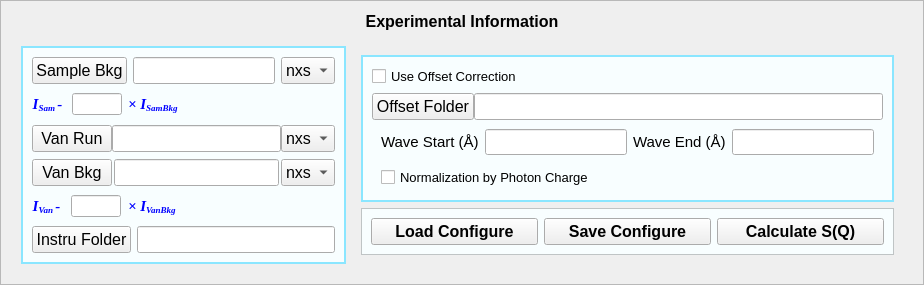
       <widget class="QFrame" name="frame_2">
        <property name="styleSheet">
         <string notr="true">QFrame#frame_2 {
	background-color: rgb(248, 254, 255);
	border: 2px solid rgb(205, 255, 255);
}

QPushButton {
    background-color: none; /* 不设置背景色，使用默认样式 */
}</string>
        </property>
        <property name="frameShape">
         <enum>QFrame::StyledPanel</enum>
        </property>
        <property name="frameShadow">
         <enum>QFrame::Raised</enum>
        </property>
        <layout class="QVBoxLayout" name="verticalLayout_5">
         <item>
          <widget class="QLabel" name="label_10">
           <property name="font">
            <font>
             <family>Arial</family>
             <pointsize>12</pointsize>
             <weight>75</weight>
             <bold>true</bold>
            </font>
           </property>
           <property name="text">
            <string>Experimental Information</string>
           </property>
           <property name="alignment">
            <set>Qt::AlignCenter</set>
           </property>
          </widget>
         </item>
         <item>
          <widget class="QWidget" name="widget_3" native="true">
           <layout class="QHBoxLayout" name="horizontalLayout_5">
            <item>
             <widget class="QFrame" name="frame_7">
              <property name="styleSheet">
               <string notr="true">QFrame#frame_7 {
	background-color: rgb(248, 254, 255);
	border: 2px solid rgb(138, 230, 255);
}

QPushButton {
    background-color: none; /* 不设置背景色，使用默认样式 */
}</string>
              </property>
              <layout class="QVBoxLayout" name="verticalLayout_2">
               <item>
                <layout class="QHBoxLayout" name="horizontalLayout_20">
                 <item>
                  <widget class="QPushButton" name="sambkg_button">
                   <property name="minimumSize">
                    <size>
                     <width>0</width>
                     <height>0</height>
                    </size>
                   </property>
                   <property name="font">
                    <font>
                     <family>Arial</family>
                     <pointsize>12</pointsize>
                    </font>
                   </property>
                   <property name="text">
                    <string>Sample Bkg</string>
                   </property>
                  </widget>
                 </item>
                 <item>
                  <widget class="QLineEdit" name="sambkg_text">
                   <property name="font">
                    <font>
                     <family>Arial</family>
                     <pointsize>12</pointsize>
                    </font>
                   </property>
                   <property name="readOnly">
                    <bool>true</bool>
                   </property>
                  </widget>
                 </item>
                 <item>
                  <widget class="QComboBox" name="sambkg_mode">
                   <property name="maximumSize">
                    <size>
                     <width>70</width>
                     <height>16777215</height>
                    </size>
                   </property>
                   <property name="font">
                    <font>
                     <family>Arial</family>
                     <pointsize>12</pointsize>
                    </font>
                   </property>
                   <item>
                    <property name="text">
                     <string>nxs</string>
                    </property>
                   </item>
                   <item>
                    <property name="text">
                     <string>dat</string>
                    </property>
                   </item>
                  </widget>
                 </item>
                </layout>
               </item>
               <item>
                <layout class="QHBoxLayout" name="horizontalLayout_4">
                 <item>
                  <widget class="QLabel" name="label_20">
                   <property name="sizePolicy">
                    <sizepolicy hsizetype="Fixed" vsizetype="Preferred">
                     <horstretch>0</horstretch>
                     <verstretch>0</verstretch>
                    </sizepolicy>
                   </property>
                   <property name="font">
                    <font>
                     <family>Times New Roman</family>
                    </font>
                   </property>
                   <property name="text">
                    <string>&lt;html&gt;&lt;head/&gt;&lt;body&gt;&lt;p&gt;&lt;span style=&quot; font-size:11pt; font-weight:600; font-style:italic; color:#0000ff;&quot;&gt;  I&lt;/span&gt;&lt;span style=&quot; font-size:11pt; font-weight:600; font-style:italic; color:#0000ff; vertical-align:sub;&quot;&gt;Sam &lt;/span&gt;&lt;span style=&quot; font-size:11pt; font-weight:600; font-style:italic; color:#0000ff;&quot;&gt;- &lt;/span&gt;&lt;/p&gt;&lt;/body&gt;&lt;/html&gt;</string>
                   </property>
                   <property name="alignment">
                    <set>Qt::AlignRight|Qt::AlignTrailing|Qt::AlignVCenter</set>
                   </property>
                  </widget>
                 </item>
                 <item>
                  <widget class="QLineEdit" name="sam_bkg_text">
                   <property name="minimumSize">
                    <size>
                     <width>50</width>
                     <height>0</height>
                    </size>
                   </property>
                   <property name="maximumSize">
                    <size>
                     <width>50</width>
                     <height>16777215</height>
                    </size>
                   </property>
                  </widget>
                 </item>
                 <item>
                  <widget class="QLabel" name="label_26">
                   <property name="sizePolicy">
                    <sizepolicy hsizetype="Minimum" vsizetype="Preferred">
                     <horstretch>0</horstretch>
                     <verstretch>0</verstretch>
                    </sizepolicy>
                   </property>
                   <property name="font">
                    <font>
                     <family>Times New Roman</family>
                    </font>
                   </property>
                   <property name="text">
                    <string>&lt;html&gt;&lt;head/&gt;&lt;body&gt;&lt;p&gt;&lt;span style=&quot; font-size:11pt; font-weight:600; font-style:italic; color:#0000ff;&quot;&gt;× I&lt;/span&gt;&lt;span style=&quot; font-size:11pt; font-weight:600; font-style:italic; color:#0000ff; vertical-align:sub;&quot;&gt;SamBkg&lt;/span&gt;&lt;/p&gt;&lt;/body&gt;&lt;/html&gt;</string>
                   </property>
                  </widget>
                 </item>
                </layout>
               </item>
               <item>
                <widget class="QWidget" name="widget_5" native="true">
                 <layout class="QHBoxLayout" name="horizontalLayout_3">
                  <property name="spacing">
                   <number>0</number>
                  </property>
                  <property name="leftMargin">
                   <number>0</number>
                  </property>
                  <property name="topMargin">
                   <number>0</number>
                  </property>
                  <property name="rightMargin">
                   <number>0</number>
                  </property>
                  <property name="bottomMargin">
                   <number>0</number>
                  </property>
                  <item>
                   <widget class="QPushButton" name="pdf_vanrun_button">
                    <property name="minimumSize">
                     <size>
                      <width>0</width>
                      <height>0</height>
                     </size>
                    </property>
                    <property name="maximumSize">
                     <size>
                      <width>16777215</width>
                      <height>16777215</height>
                     </size>
                    </property>
                    <property name="font">
                     <font>
                      <family>Arial</family>
                      <pointsize>12</pointsize>
                     </font>
                    </property>
                    <property name="text">
                     <string>Van Run</string>
                    </property>
                   </widget>
                  </item>
                  <item>
                   <widget class="QLineEdit" name="pdf_vanrun_text">
                    <property name="font">
                     <font>
                      <family>Arial</family>
                      <pointsize>12</pointsize>
                     </font>
                    </property>
                    <property name="readOnly">
                     <bool>true</bool>
                    </property>
                   </widget>
                  </item>
                  <item>
                   <widget class="QComboBox" name="van_run_mode">
                    <property name="maximumSize">
                     <size>
                      <width>70</width>
                      <height>16777215</height>
                     </size>
                    </property>
                    <property name="font">
                     <font>
                      <family>Arial</family>
                      <pointsize>12</pointsize>
                     </font>
                    </property>
                    <item>
                     <property name="text">
                      <string>nxs</string>
                     </property>
                    </item>
                    <item>
                     <property name="text">
                      <string>dat</string>
                     </property>
                    </item>
                   </widget>
                  </item>
                 </layout>
                </widget>
               </item>
               <item>
                <layout class="QHBoxLayout" name="horizontalLayout">
                 <property name="spacing">
                  <number>2</number>
                 </property>
                 <item>
                  <widget class="QPushButton" name="vanbkg_button">
                   <property name="minimumSize">
                    <size>
                     <width>0</width>
                     <height>0</height>
                    </size>
                   </property>
                   <property name="font">
                    <font>
                     <family>Arial</family>
                     <pointsize>12</pointsize>
                    </font>
                   </property>
                   <property name="text">
                    <string>Van Bkg</string>
                   </property>
                  </widget>
                 </item>
                 <item>
                  <widget class="QLineEdit" name="vanbkg_text">
                   <property name="font">
                    <font>
                     <family>Arial</family>
                     <pointsize>12</pointsize>
                    </font>
                   </property>
                   <property name="readOnly">
                    <bool>true</bool>
                   </property>
                  </widget>
                 </item>
                 <item>
                  <widget class="QComboBox" name="vanbkg_mode">
                   <property name="maximumSize">
                    <size>
                     <width>70</width>
                     <height>16777215</height>
                    </size>
                   </property>
                   <property name="font">
                    <font>
                     <family>Arial</family>
                     <pointsize>12</pointsize>
                    </font>
                   </property>
                   <item>
                    <property name="text">
                     <string>nxs</string>
                    </property>
                   </item>
                   <item>
                    <property name="text">
                     <string>dat</string>
                    </property>
                   </item>
                  </widget>
                 </item>
                </layout>
               </item>
               <item>
                <layout class="QHBoxLayout" name="horizontalLayout_19" stretch="2,2,2">
                 <property name="spacing">
                  <number>7</number>
                 </property>
                 <item>
                  <widget class="QLabel" name="label_17">
                   <property name="sizePolicy">
                    <sizepolicy hsizetype="Fixed" vsizetype="Preferred">
                     <horstretch>0</horstretch>
                     <verstretch>0</verstretch>
                    </sizepolicy>
                   </property>
                   <property name="font">
                    <font>
                     <family>Times New Roman</family>
                    </font>
                   </property>
                   <property name="text">
                    <string>&lt;html&gt;&lt;head/&gt;&lt;body&gt;&lt;p&gt;&lt;span style=&quot; font-size:11pt; font-weight:600; font-style:italic; color:#0000ff;&quot;&gt;  I&lt;/span&gt;&lt;span style=&quot; font-size:11pt; font-weight:600; font-style:italic; color:#0000ff; vertical-align:sub;&quot;&gt;Van &lt;/span&gt;&lt;span style=&quot; font-size:11pt; font-weight:600; font-style:italic; color:#0000ff;&quot;&gt;- &lt;/span&gt;&lt;/p&gt;&lt;/body&gt;&lt;/html&gt;</string>
                   </property>
                   <property name="alignment">
                    <set>Qt::AlignRight|Qt::AlignTrailing|Qt::AlignVCenter</set>
                   </property>
                  </widget>
                 </item>
                 <item>
                  <widget class="QLineEdit" name="van_bkg_text">
                   <property name="minimumSize">
                    <size>
                     <width>50</width>
                     <height>0</height>
                    </size>
                   </property>
                   <property name="maximumSize">
                    <size>
                     <width>50</width>
                     <height>16777215</height>
                    </size>
                   </property>
                  </widget>
                 </item>
                 <item>
                  <widget class="QLabel" name="label_27">
                   <property name="font">
                    <font>
                     <family>Times New Roman</family>
                    </font>
                   </property>
                   <property name="text">
                    <string>&lt;html&gt;&lt;head/&gt;&lt;body&gt;&lt;p&gt;&lt;span style=&quot; font-size:11pt; font-weight:600; font-style:italic; color:#0000ff;&quot;&gt;× I&lt;/span&gt;&lt;span style=&quot; font-size:11pt; font-weight:600; font-style:italic; color:#0000ff; vertical-align:sub;&quot;&gt;VanBkg&lt;/span&gt;&lt;/p&gt;&lt;/body&gt;&lt;/html&gt;</string>
                   </property>
                  </widget>
                 </item>
                </layout>
               </item>
               <item>
                <layout class="QHBoxLayout" name="horizontalLayout_18">
                 <item>
                  <widget class="QPushButton" name="pdf_instrupath_button">
                   <property name="minimumSize">
                    <size>
                     <width>0</width>
                     <height>0</height>
                    </size>
                   </property>
                   <property name="font">
                    <font>
                     <family>Arial</family>
                     <pointsize>12</pointsize>
                    </font>
                   </property>
                   <property name="text">
                    <string>Instru Folder</string>
                   </property>
                  </widget>
                 </item>
                 <item>
                  <widget class="QLineEdit" name="pdf_instrupath_text">
                   <property name="font">
                    <font>
                     <family>Arial</family>
                     <pointsize>12</pointsize>
                    </font>
                   </property>
                  </widget>
                 </item>
                </layout>
               </item>
              </layout>
             </widget>
            </item>
            <item>
             <widget class="QWidget" name="widget_8" native="true">
              <layout class="QVBoxLayout" name="verticalLayout_4">
               <item>
                <widget class="QFrame" name="frame_3">
                 <property name="styleSheet">
                  <string notr="true">QFrame#frame_3 {
	background-color: rgb(248, 254, 255);
	border: 2px solid rgb(138, 230, 255);
}

QPushButton {
    background-color: none; /* 不设置背景色，使用默认样式 */
}</string>
                 </property>
                 <property name="frameShape">
                  <enum>QFrame::StyledPanel</enum>
                 </property>
                 <property name="frameShadow">
                  <enum>QFrame::Raised</enum>
                 </property>
                 <layout class="QVBoxLayout" name="verticalLayout_3">
                  <item>
                   <widget class="QCheckBox" name="pdf_offset_check">
                    <property name="font">
                     <font>
                      <family>Arial</family>
                      <pointsize>10</pointsize>
                     </font>
                    </property>
                    <property name="text">
                     <string>Use Offset Correction</string>
                    </property>
                   </widget>
                  </item>
                  <item>
                   <widget class="QWidget" name="widget_10" native="true">
                    <layout class="QHBoxLayout" name="horizontalLayout_6">
                     <property name="spacing">
                      <number>0</number>
                     </property>
                     <property name="leftMargin">
                      <number>0</number>
                     </property>
                     <property name="topMargin">
                      <number>0</number>
                     </property>
                     <property name="rightMargin">
                      <number>0</number>
                     </property>
                     <property name="bottomMargin">
                      <number>0</number>
                     </property>
                     <item>
                      <widget class="QPushButton" name="pdf_offset_button">
                       <property name="font">
                        <font>
                         <family>Arial</family>
                         <pointsize>12</pointsize>
                        </font>
                       </property>
                       <property name="text">
                        <string>Offset Folder</string>
                       </property>
                      </widget>
                     </item>
                     <item>
                      <widget class="QLineEdit" name="pdf_offset_text">
                       <property name="font">
                        <font>
                         <family>Arial</family>
                         <pointsize>12</pointsize>
                        </font>
                       </property>
                       <property name="text">
                        <string/>
                       </property>
                      </widget>
                     </item>
                    </layout>
                   </widget>
                  </item>
                  <item>
                   <widget class="QWidget" name="widget_11" native="true">
                    <property name="font">
                     <font>
                      <family>Arial</family>
                      <pointsize>11</pointsize>
                     </font>
                    </property>
                    <layout class="QHBoxLayout" name="horizontalLayout_7">
                     <property name="topMargin">
                      <number>3</number>
                     </property>
                     <property name="bottomMargin">
                      <number>3</number>
                     </property>
                     <item>
                      <widget class="QLabel" name="label_18">
                       <property name="font">
                        <font>
                         <family>Arial</family>
                         <pointsize>11</pointsize>
                        </font>
                       </property>
                       <property name="text">
                        <string>Wave Start (Å)</string>
                       </property>
                      </widget>
                     </item>
                     <item>
                      <widget class="QLineEdit" name="pdf_wavestart">
                       <property name="font">
                        <font>
                         <family>Arial</family>
                         <pointsize>11</pointsize>
                        </font>
                       </property>
                      </widget>
                     </item>
                     <item>
                      <widget class="QLabel" name="label_19">
                       <property name="font">
                        <font>
                         <family>Arial</family>
                         <pointsize>11</pointsize>
                        </font>
                       </property>
                       <property name="text">
                        <string>Wave End (Å)</string>
                       </property>
                      </widget>
                     </item>
                     <item>
                      <widget class="QLineEdit" name="pdf_waveend">
                       <property name="font">
                        <font>
                         <family>Arial</family>
                         <pointsize>11</pointsize>
                        </font>
                       </property>
                      </widget>
                     </item>
                    </layout>
                   </widget>
                  </item>
                  <item>
                   <widget class="QWidget" name="widget_7" native="true">
                    <layout class="QHBoxLayout" name="horizontalLayout_27">
                     <property name="topMargin">
                      <number>3</number>
                     </property>
                     <property name="bottomMargin">
                      <number>3</number>
                     </property>
                     <item>
                      <widget class="QCheckBox" name="normByPC">
                       <property name="font">
                        <font>
                         <family>Arial</family>
                         <pointsize>10</pointsize>
                        </font>
                       </property>
                       <property name="text">
                        <string>Normalization by Photon Charge</string>
                       </property>
                      </widget>
                     </item>
                    </layout>
                   </widget>
                  </item>
                 </layout>
                </widget>
               </item>
               <item>
                <widget class="QFrame" name="frame_4">
                 <property name="styleSheet">
                  <string notr="true">QFrame#frame_4 {
	background-color: rgb(248, 254, 255);
}

QPushButton {
    background-color: none; /* 不设置背景色，使用默认样式 */
}</string>
                 </property>
                 <property name="frameShape">
                  <enum>QFrame::StyledPanel</enum>
                 </property>
                 <property name="frameShadow">
                  <enum>QFrame::Raised</enum>
                 </property>
                 <layout class="QVBoxLayout" name="verticalLayout_7" stretch="1">
                  <property name="spacing">
                   <number>0</number>
                  </property>
                  <property name="leftMargin">
                   <number>0</number>
                  </property>
                  <property name="topMargin">
                   <number>0</number>
                  </property>
                  <property name="rightMargin">
                   <number>0</number>
                  </property>
                  <property name="bottomMargin">
                   <number>0</number>
                  </property>
                  <item>
                   <widget class="QWidget" name="widget_14" native="true">
                    <layout class="QHBoxLayout" name="horizontalLayout_9">
                     <item>
                      <widget class="QPushButton" name="pdf_load_config">
                       <property name="sizePolicy">
                        <sizepolicy hsizetype="Minimum" vsizetype="Preferred">
                         <horstretch>0</horstretch>
                         <verstretch>0</verstretch>
                        </sizepolicy>
                       </property>
                       <property name="font">
                        <font>
                         <family>Arial</family>
                         <pointsize>12</pointsize>
                         <weight>75</weight>
                         <bold>true</bold>
                        </font>
                       </property>
                       <property name="text">
                        <string>Load Configure</string>
                       </property>
                      </widget>
                     </item>
                     <item>
                      <widget class="QPushButton" name="pdf_save_config">
                       <property name="sizePolicy">
                        <sizepolicy hsizetype="Minimum" vsizetype="Preferred">
                         <horstretch>0</horstretch>
                         <verstretch>0</verstretch>
                        </sizepolicy>
                       </property>
                       <property name="font">
                        <font>
                         <family>Arial</family>
                         <pointsize>12</pointsize>
                         <weight>75</weight>
                         <bold>true</bold>
                        </font>
                       </property>
                       <property name="text">
                        <string>Save Configure</string>
                       </property>
                      </widget>
                     </item>
                     <item>
                      <widget class="QPushButton" name="pdf_cal_sq">
                       <property name="sizePolicy">
                        <sizepolicy hsizetype="Minimum" vsizetype="Preferred">
                         <horstretch>0</horstretch>
                         <verstretch>0</verstretch>
                        </sizepolicy>
                       </property>
                       <property name="font">
                        <font>
                         <family>Arial</family>
                         <pointsize>12</pointsize>
                         <weight>75</weight>
                         <bold>true</bold>
                        </font>
                       </property>
                       <property name="text">
                        <string>Calculate S(Q)</string>
                       </property>
                      </widget>
                     </item>
                    </layout>
                   </widget>
                  </item>
                 </layout>
                </widget>
               </item>
              </layout>
             </widget>
            </item>
           </layout>
          </widget>
         </item>
        </layout>
       </widget>
